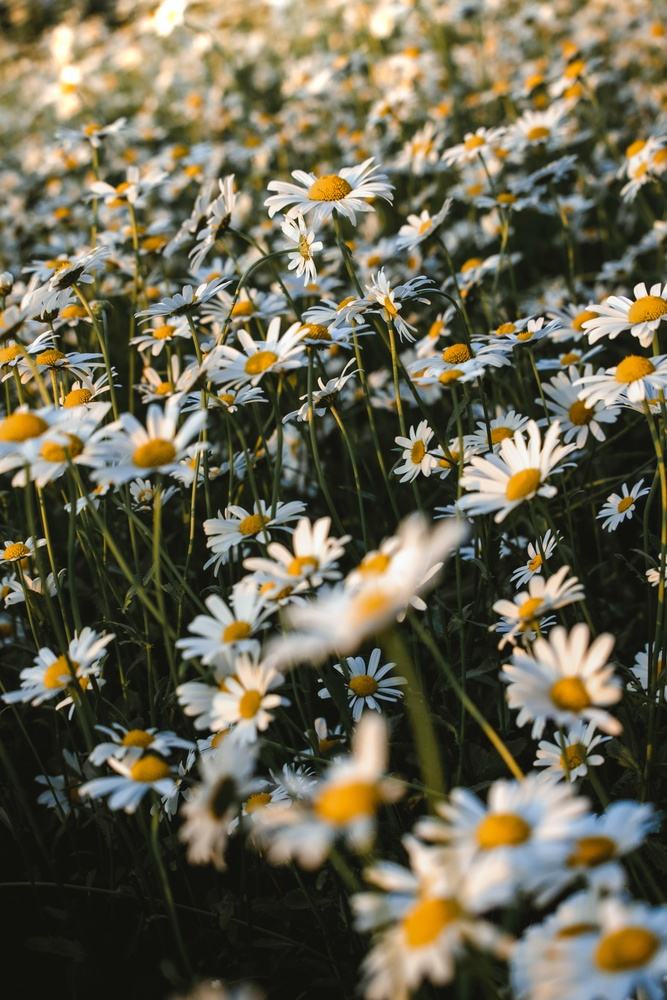
#> input picture flower.jpg, 667 x 1000 px, shrunk from 4160 x 6240 before the run
$ python Rotation.py
#> lines starting #> are read from the running program, lines starting #| are printed output that depends on the picture
#> further down, img is the input picture: shape (1000, 667, 3); mean B, G, R 80.9, 101.2, 105.8
import cv2
import numpy as np
import matplotlib.pyplot as plt
def rotate_image(image, angle):#untuk memutar gambar (image) sebesar sudut (angle) yang ditentukan.
#> called with angle = -180
    rows, cols = image.shape[:2]#untuk mendapatkan dimensi (jumlah baris dan kolom) dari gambar image menggunakan metode .shape pada objek gambar tersebut.
#> rows = 1000; cols = 667
    center = (cols / 2, rows / 2)# untuk menghitung pusat (koordinat tengah) dari gambar dengan menggunakan nilai cols (jumlah kolom) dan rows (jumlah baris) yang telah diambil sebelumnya.
#> center = (333.5, 500)
    rotation_matrix = cv2.getRotationMatrix2D(center, angle, 1)#untuk mendapatkan matriks transformasi rotasi yang akan digunakan untuk memutar gambar.
    rotated_image = cv2.warpAffine(image, rotation_matrix, (cols, rows))# untuk melakukan transformasi affine pada gambar image dengan menggunakan matriks transformasi rotation_matrix yang dihasilkan sebelumnya.
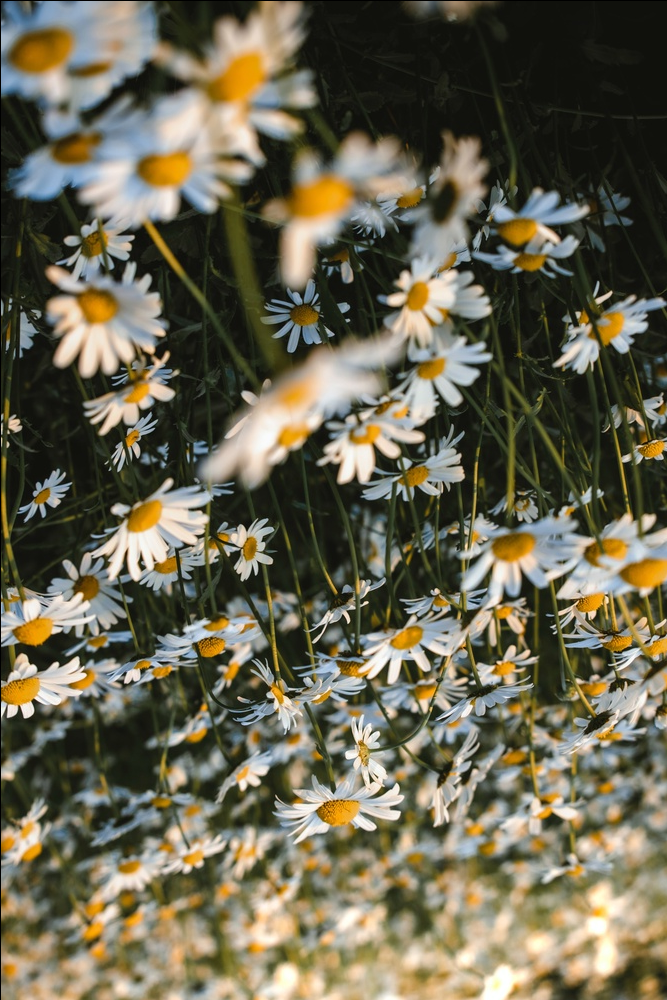
#> rotated_image: shape (1000, 667, 3); mean B, G, R 80.6, 101, 105.5
    return rotated_image#untuk mengembalikan hasil gambar yang telah diputar sebagai hasil dari fungsi rotate_image.

img = cv2.imread('flower.jpg')#Baca gambar sumber
rotated_img = rotate_image(img, angle=-180)#Rotasi foto

cv2.imshow('Rotation Image', rotated_img)#untuk menampilkan gambar yang telah diputar dengan menggunakan jendela tampilan dari pustaka OpenCV.
cv2.waitKey(0)#ntuk menunggu hingga tombol apa pun ditekan pada jendela tampilan yang dibuat dengan cv2.imshow().
cv2.destroyAllWindows()#Menutup Jendela
